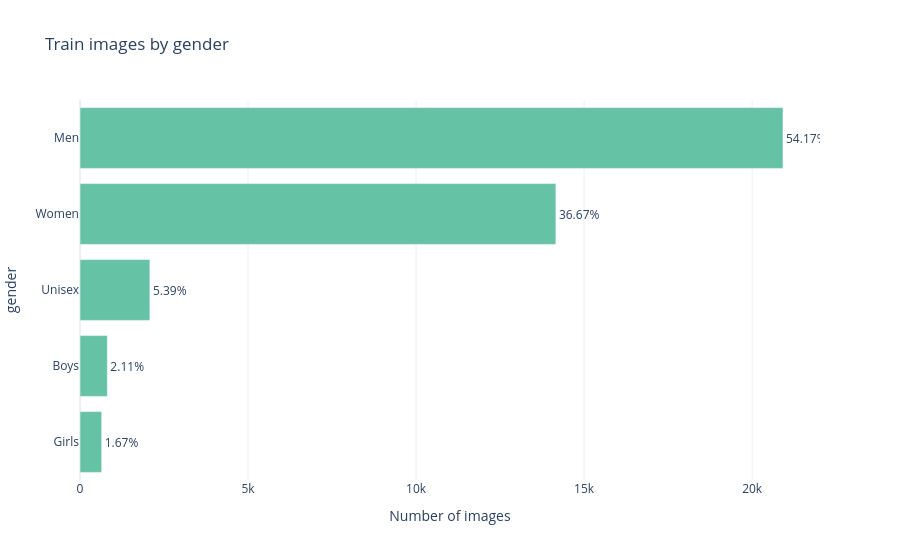
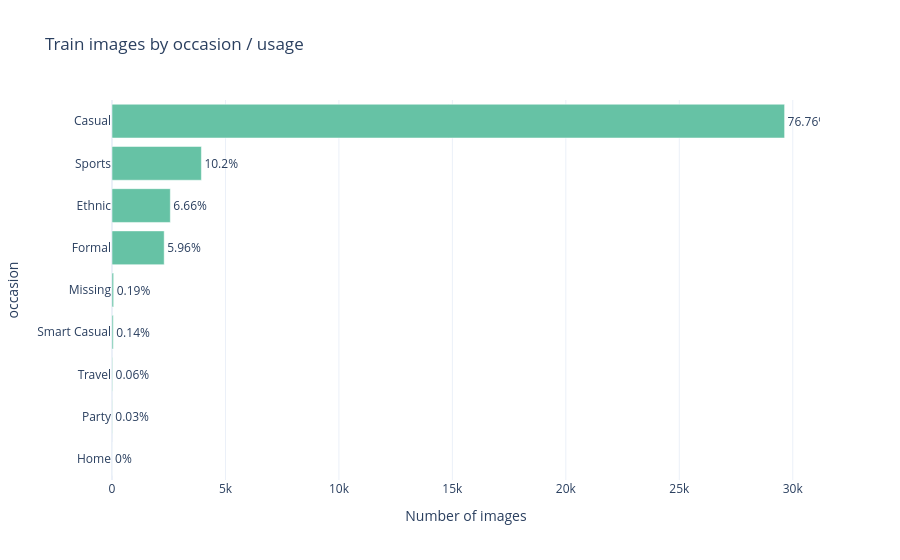

Notebook cell for these charts, in order:
### Markdown cell above
## Univariate: each target on its own

If either label is already badly imbalanced, combining them will make the tail worse.

### Code cell
def count_table(col: str) -> pd.DataFrame:
    out = df[col].value_counts().rename("n").reset_index()
    out.columns = [col, "n"]
    out["pct"] = (100 * out["n"] / out["n"].sum()).round(2)
    return out


gender_counts = count_table("gender")
occasion_counts = count_table("occasion")
display(Markdown("**gender**"))
display(gender_counts)
display(Markdown("**occasion** (`usage`)"))
display(occasion_counts)

fig = px.bar(
    gender_counts,
    x="n",
    y="gender",
    orientation="h",
    text="pct",
    title="Train images by gender",
    labels={"n": "Number of images", "gender": "gender"},
)
fig.update_traces(texttemplate="%{text}%", textposition="outside")
fig.update_layout(yaxis={"categoryorder": "total ascending"})
fig.show()

fig = px.bar(
    occasion_counts,
    x="n",
    y="occasion",
    orientation="h",
    text="pct",
    title="Train images by occasion / usage",
    labels={"n": "Number of images", "occasion": "occasion"},
)
fig.update_traces(texttemplate="%{text}%", textposition="outside")
fig.update_layout(yaxis={"categoryorder": "total ascending"})
fig.show()

### Figure 1 — Plotly figure (JSON) as saved in the notebook; plotly's stock layout.template omitted (floating-point values rounded to 4 significant figures)
{"data": [{"hovertemplate": "Number of images=%{x}<br>gender=%{y}<br>pct=%{text}<extra></extra>", "legendgroup": "", "marker": {"color": "rgb(102,194,165)", "pattern": {"shape": ""}}, "name": "", "orientation": "h", "showlegend": false, "text": [54.17, 36.67, 5.39, 2.11, 1.67], "textposition": "outside", "texttemplate": "%{text}%", "type": "bar", "x": [20918, 14160, 2080, 814, 645], "xaxis": "x", "y": ["Men", "Women", "Unisex", "Boys", "Girls"], "yaxis": "y"}], "layout": {"barmode": "relative", "legend": {"tracegroupgap": 0}, "title": {"text": "Train images by gender"}, "xaxis": {"anchor": "y", "domain": [0, 1], "title": {"text": "Number of images"}}, "yaxis": {"anchor": "x", "categoryorder": "total ascending", "domain": [0, 1], "title": {"text": "gender"}}}}

### Figure 2 — Plotly figure (JSON) as saved in the notebook; plotly's stock layout.template omitted (floating-point values rounded to 4 significant figures)
{"data": [{"hovertemplate": "Number of images=%{x}<br>occasion=%{y}<br>pct=%{text}<extra></extra>", "legendgroup": "", "marker": {"color": "rgb(102,194,165)", "pattern": {"shape": ""}}, "name": "", "orientation": "h", "showlegend": false, "text": [76.76, 10.2, 6.66, 5.96, 0.19, 0.14, 0.06, 0.03, 0.0], "textposition": "outside", "texttemplate": "%{text}%", "type": "bar", "x": [29641, 3940, 2570, 2300, 72, 55, 25, 13, 1], "xaxis": "x", "y": ["Casual", "Sports", "Ethnic", "Formal", "Missing", "Smart Casual", "Travel", "Party", "Home"], "yaxis": "y"}], "layout": {"barmode": "relative", "legend": {"tracegroupgap": 0}, "title": {"text": "Train images by occasion / usage"}, "xaxis": {"anchor": "y", "domain": [0, 1], "title": {"text": "Number of images"}}, "yaxis": {"anchor": "x", "categoryorder": "total ascending", "domain": [0, 1], "title": {"text": "occasion"}}}}
